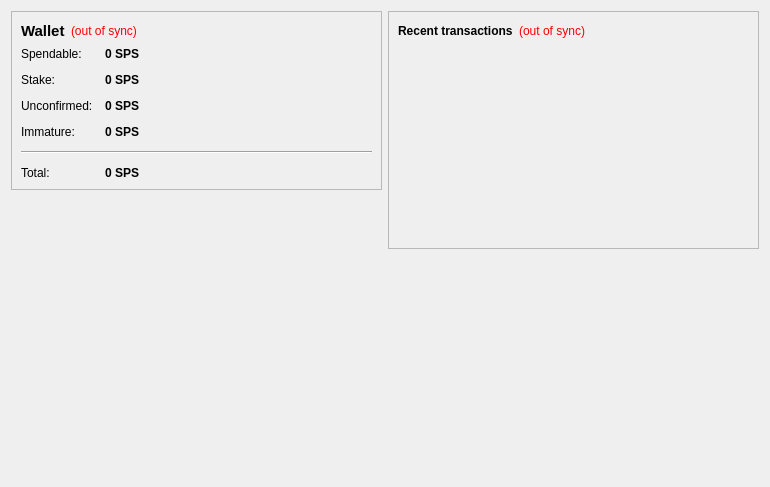
<?xml version="1.0" encoding="UTF-8"?>
<ui version="4.0">
 <class>OverviewPage</class>
 <widget class="QWidget" name="OverviewPage">
  <property name="geometry">
   <rect>
    <x>0</x>
    <y>0</y>
    <width>770</width>
    <height>487</height>
   </rect>
  </property>
  <property name="windowTitle">
   <string>Form</string>
  </property>
  <layout class="QHBoxLayout" name="horizontalLayout" stretch="1,1">
   <item>
    <layout class="QVBoxLayout" name="verticalLayout_2">
     <item>
      <widget class="QFrame" name="frame">
       <property name="frameShape">
        <enum>QFrame::StyledPanel</enum>
       </property>
       <property name="frameShadow">
        <enum>QFrame::Raised</enum>
       </property>
       <layout class="QVBoxLayout" name="verticalLayout_4">
        <item>
         <layout class="QHBoxLayout" name="horizontalLayout_4">
          <item>
           <widget class="QLabel" name="label_5">
            <property name="font">
             <font>
              <pointsize>11</pointsize>
              <weight>75</weight>
              <bold>true</bold>
             </font>
            </property>
            <property name="text">
             <string>Wallet</string>
            </property>
           </widget>
          </item>
          <item>
           <widget class="QLabel" name="labelWalletStatus">
            <property name="toolTip">
             <string>The displayed information may be out of date. Your wallet automatically synchronizes with the FTLCoin network after a connection is established, but this process has not completed yet.</string>
            </property>
            <property name="styleSheet">
             <string notr="true">QLabel { color: red; }</string>
            </property>
            <property name="text">
             <string notr="true">(out of sync)</string>
            </property>
            <property name="alignment">
             <set>Qt::AlignLeading|Qt::AlignLeft|Qt::AlignVCenter</set>
            </property>
           </widget>
          </item>
          <item>
           <spacer name="horizontalSpacer_2">
            <property name="orientation">
             <enum>Qt::Horizontal</enum>
            </property>
            <property name="sizeHint" stdset="0">
             <size>
              <width>40</width>
              <height>20</height>
             </size>
            </property>
           </spacer>
          </item>
         </layout>
        </item>
        <item>
         <layout class="QFormLayout" name="formLayout_2">
          <property name="fieldGrowthPolicy">
           <enum>QFormLayout::AllNonFixedFieldsGrow</enum>
          </property>
          <property name="horizontalSpacing">
           <number>12</number>
          </property>
          <property name="verticalSpacing">
           <number>12</number>
          </property>
          <item row="0" column="0">
           <widget class="QLabel" name="label">
            <property name="text">
             <string>Spendable:</string>
            </property>
           </widget>
          </item>
          <item row="0" column="1">
           <widget class="QLabel" name="labelBalance">
            <property name="font">
             <font>
              <weight>75</weight>
              <bold>true</bold>
             </font>
            </property>
            <property name="cursor">
             <cursorShape>IBeamCursor</cursorShape>
            </property>
            <property name="toolTip">
             <string>Your current spendable balance</string>
            </property>
            <property name="text">
             <string notr="true">0 SPS</string>
            </property>
            <property name="textInteractionFlags">
             <set>Qt::LinksAccessibleByMouse|Qt::TextSelectableByKeyboard|Qt::TextSelectableByMouse</set>
            </property>
           </widget>
          </item>
          <item row="1" column="0">
           <widget class="QLabel" name="label_6">
            <property name="text">
             <string>Stake:</string>
            </property>
           </widget>
          </item>
          <item row="1" column="1">
           <widget class="QLabel" name="labelStake">
            <property name="font">
             <font>
              <weight>75</weight>
              <bold>true</bold>
             </font>
            </property>
            <property name="cursor">
             <cursorShape>IBeamCursor</cursorShape>
            </property>
            <property name="toolTip">
             <string>Total of coins that was staked, and do not yet count toward the current balance</string>
            </property>
            <property name="text">
             <string notr="true">0 SPS</string>
            </property>
            <property name="textInteractionFlags">
             <set>Qt::LinksAccessibleByMouse|Qt::TextSelectableByKeyboard|Qt::TextSelectableByMouse</set>
            </property>
           </widget>
          </item>
          <item row="2" column="0">
           <widget class="QLabel" name="label_3">
            <property name="text">
             <string>Unconfirmed:</string>
            </property>
           </widget>
          </item>
          <item row="2" column="1">
           <widget class="QLabel" name="labelUnconfirmed">
            <property name="font">
             <font>
              <weight>75</weight>
              <bold>true</bold>
             </font>
            </property>
            <property name="cursor">
             <cursorShape>IBeamCursor</cursorShape>
            </property>
            <property name="toolTip">
             <string>Total of transactions that have yet to be confirmed, and do not yet count toward the current balance</string>
            </property>
            <property name="text">
             <string notr="true">0 SPS</string>
            </property>
            <property name="textInteractionFlags">
             <set>Qt::LinksAccessibleByMouse|Qt::TextSelectableByKeyboard|Qt::TextSelectableByMouse</set>
            </property>
           </widget>
          </item>
          <item row="3" column="0">
           <widget class="QLabel" name="labelImmatureText">
            <property name="text">
             <string>Immature:</string>
            </property>
           </widget>
          </item>
          <item row="3" column="1">
           <widget class="QLabel" name="labelImmature">
            <property name="font">
             <font>
              <weight>75</weight>
              <bold>true</bold>
             </font>
            </property>
            <property name="toolTip">
             <string>Mined balance that has not yet matured</string>
            </property>
            <property name="text">
             <string notr="true">0 SPS</string>
            </property>
            <property name="textInteractionFlags">
             <set>Qt::LinksAccessibleByMouse|Qt::TextSelectableByKeyboard|Qt::TextSelectableByMouse</set>
            </property>
           </widget>
          </item>
          <item row="4" column="0" colspan="2">
           <widget class="Line" name="line">
            <property name="orientation">
             <enum>Qt::Horizontal</enum>
            </property>
           </widget>
          </item>
          <item row="5" column="0">
           <widget class="QLabel" name="labelTotalText">
            <property name="text">
             <string>Total:</string>
            </property>
           </widget>
          </item>
          <item row="5" column="1">
           <widget class="QLabel" name="labelTotal">
            <property name="font">
             <font>
              <weight>75</weight>
              <bold>true</bold>
             </font>
            </property>
            <property name="cursor">
             <cursorShape>IBeamCursor</cursorShape>
            </property>
            <property name="toolTip">
             <string>Your current total balance</string>
            </property>
            <property name="text">
             <string notr="true">0 SPS</string>
            </property>
            <property name="textInteractionFlags">
             <set>Qt::LinksAccessibleByMouse|Qt::TextSelectableByKeyboard|Qt::TextSelectableByMouse</set>
            </property>
           </widget>
          </item>
         </layout>
        </item>
       </layout>
      </widget>
     </item>
     <item>
      <spacer name="verticalSpacer">
       <property name="orientation">
        <enum>Qt::Vertical</enum>
       </property>
       <property name="sizeHint" stdset="0">
        <size>
         <width>20</width>
         <height>40</height>
        </size>
       </property>
      </spacer>
     </item>
     <item>
      <widget class="QLabel" name="label_2">
       <property name="autoFillBackground">
        <bool>true</bool>
       </property>
       <property name="text">
        <string/>
       </property>
       <property name="pixmap">
        <pixmap resource="../bitcoin.qrc">:/icons/techbg</pixmap>
       </property>
       <property name="scaledContents">
        <bool>false</bool>
       </property>
       <property name="margin">
        <number>0</number>
       </property>
      </widget>
     </item>
    </layout>
   </item>
   <item>
    <layout class="QVBoxLayout" name="verticalLayout_3">
     <item>
      <widget class="QFrame" name="frame_2">
       <property name="frameShape">
        <enum>QFrame::StyledPanel</enum>
       </property>
       <property name="frameShadow">
        <enum>QFrame::Raised</enum>
       </property>
       <layout class="QVBoxLayout" name="verticalLayout">
        <item>
         <layout class="QHBoxLayout" name="horizontalLayout_2">
          <item>
           <widget class="QLabel" name="label_4">
            <property name="text">
             <string>&lt;b&gt;Recent transactions&lt;/b&gt;</string>
            </property>
           </widget>
          </item>
          <item>
           <widget class="QLabel" name="labelTransactionsStatus">
            <property name="toolTip">
             <string>The displayed information may be out of date. Your wallet automatically synchronizes with the FTLCoin network after a connection is established, but this process has not completed yet.</string>
            </property>
            <property name="styleSheet">
             <string notr="true">QLabel { color: red; }</string>
            </property>
            <property name="text">
             <string notr="true">(out of sync)</string>
            </property>
            <property name="alignment">
             <set>Qt::AlignRight|Qt::AlignTrailing|Qt::AlignVCenter</set>
            </property>
           </widget>
          </item>
          <item>
           <spacer name="horizontalSpacer">
            <property name="orientation">
             <enum>Qt::Horizontal</enum>
            </property>
            <property name="sizeHint" stdset="0">
             <size>
              <width>40</width>
              <height>20</height>
             </size>
            </property>
           </spacer>
          </item>
         </layout>
        </item>
        <item>
         <widget class="QListView" name="listTransactions">
          <property name="styleSheet">
           <string notr="true">QListView { background: transparent; }</string>
          </property>
          <property name="frameShape">
           <enum>QFrame::NoFrame</enum>
          </property>
          <property name="verticalScrollBarPolicy">
           <enum>Qt::ScrollBarAlwaysOff</enum>
          </property>
          <property name="horizontalScrollBarPolicy">
           <enum>Qt::ScrollBarAlwaysOff</enum>
          </property>
          <property name="selectionMode">
           <enum>QAbstractItemView::NoSelection</enum>
          </property>
         </widget>
        </item>
       </layout>
      </widget>
     </item>
     <item>
      <spacer name="verticalSpacer_2">
       <property name="orientation">
        <enum>Qt::Vertical</enum>
       </property>
       <property name="sizeHint" stdset="0">
        <size>
         <width>20</width>
         <height>40</height>
        </size>
       </property>
      </spacer>
     </item>
    </layout>
   </item>
  </layout>
 </widget>
 <resources/>
 <connections/>
</ui>
